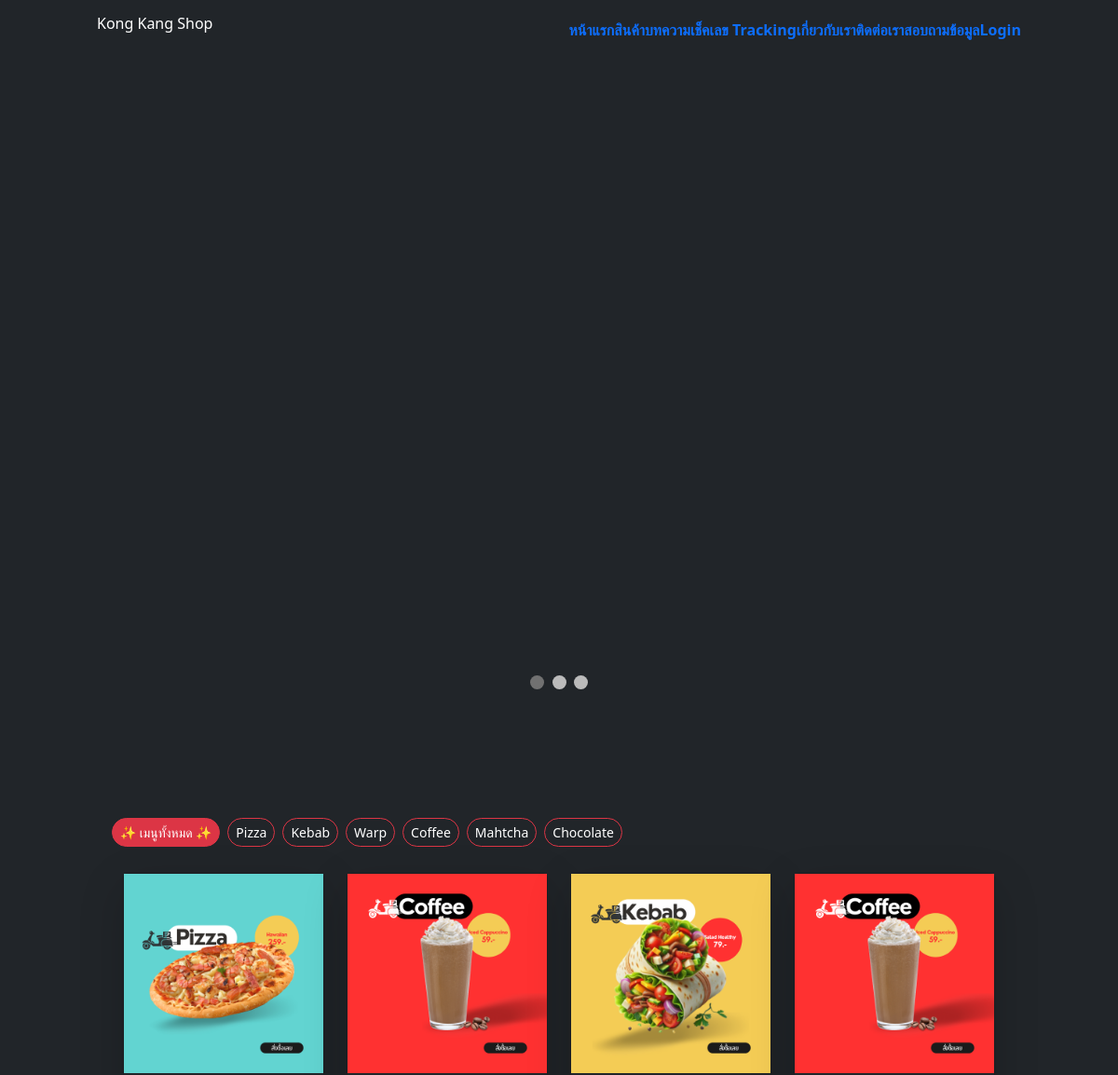
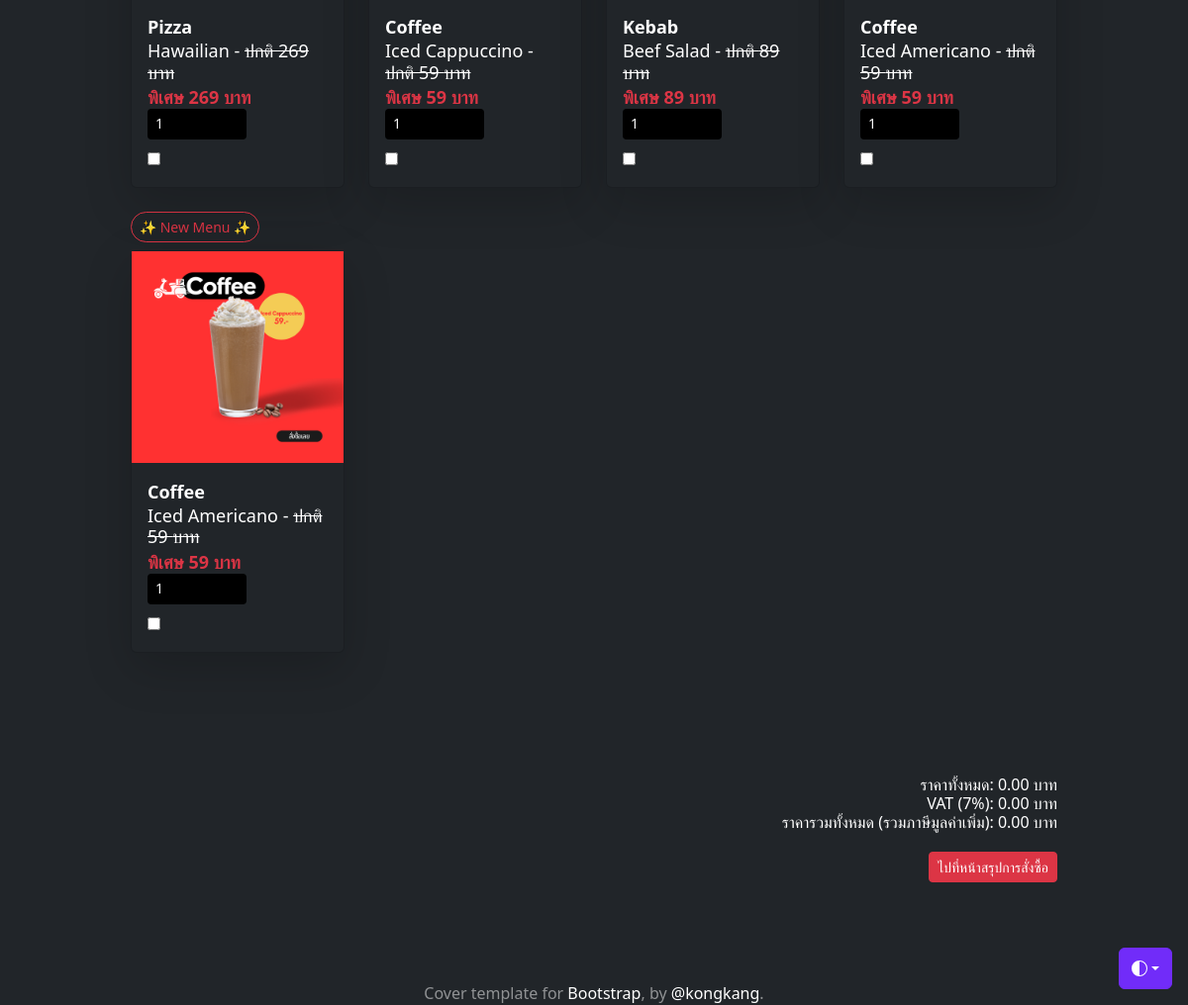
Screenshot of /pos/order/1/ with the database file from the repository (2 pictures, top to bottom).
### pos/models.py (models this page shows, shortened)
class Promotion(models.Model):
    name = models.CharField(max_length=100)
    description = models.TextField()
    discount_percentage = models.FloatField()
    start_date = models.DateField()
    end_date = models.DateField()
    images = models.ImageField(upload_to="promotions/")
    applicable_menu = models.ManyToManyField(Menu)

class Category(models.Model):
    name = models.CharField(max_length=150)
    images = models.ImageField(upload_to="category-images/")

class Menu(models.Model):
    category = models.ForeignKey(Category, on_delete=models.CASCADE)
    name = models.CharField(max_length=150)
    description = models.TextField()
    price = models.FloatField(default=0)
    quantity = models.IntegerField(default=1)
    available = models.BooleanField(default=True)
    is_new = models.BooleanField(default=False)
    is_promotion = models.BooleanField(default=False)
    images = models.ImageField(upload_to="menu-images/")
    unit = models.CharField(max_length=20, default="แก้ว")

### pos/views.py (the view, shortened to what this page needs)
# urls.py: path('order/<int:table_id>/', OrdersMenu, name='order-menu'),
def OrdersMenu(req, table_id):
    try:
        table = Table.objects.get(id=table_id)
    except Table.DoesNotExist:
        table = None
    all_category = Category.objects.all()
    all_menu = Menu.objects.all()
    new_products = Menu.objects.filter(is_new=True).order_by('-id') # pull the latest ID
    promotions = Menu.objects.filter(is_promotion=True).order_by('-id')
    current_promotions = Promotion.objects.filter(start_date__lte=now(), end_date__gte=now())
    context = {"table":table,
               "all_category": all_category,
               "all_menu": all_menu,
               "new_products": new_products,
               "promotions": promotions,
               "current_promotions": current_promotions
               }
    return render(req, "pos/order-menu.html", context)

### pos/templates/pos/order-menu.html (shortened to what this page needs)
{% extends 'myapp/base.html' %}
{% load static %}
{% block content %}
<div class="slideshow-container">
</div>
<br />
<div style="text-align: center">
  {% for promo in current_promotions %}
  <span class="dot w-3 h-3 bg-gray-300 rounded-full hover:bg-gray-500 transition duration-300"></span>
  {% endfor %}
</div>
<br />
<div style="padding-top: 100px;"></div>
<div class="col-12">
<div class="d-flex relative overflow-x-auto space-x-2 py-2">
  <button class="btn btn-outline-danger btn-sm text-white rounded-full category-button filter-btn px-2 py-1 focus:outline-none focus:ring-2 focus:ring-red-500" data-category="0">
    ✨ เมนูทั้งหมด ✨
  </button>
    {% for category in all_category %}
    <button class="btn btn-outline-danger  btn-sm text-white tab-button filter-btn content-item rounded-full px-2 py-1 focus:outline-none hover:bg-red-500" data-category="{{ category.id }}">
        {{ category.name}}
    </button>
  {% endfor %}
</div>
</div>
<div style="padding-bottom: 20px;"></div>
<div class="container">
<form method="post" enctype="multipart/form-data" id="order-form">
  <div class="row">
    {% for menu in all_menu %}
    <div class="col-md-3 course-item" data-category="{{ menu.category.id }}">
      <div class="card shadow-lg bg-dark rounded text-white">
        <div class="bg-image hover-overlay ripple" data-mdb-ripple-color="light">
        {% if menu.images %}
            <img src="{{ menu.images.url }}"  class="img-b img-fluid" loading="lazy" style="height: auto; width: 100%; object-fit: cover;"/>
        {% else %}
            <img src="{% static 'images/person.jpg' %}"  class="img-b img-fluid" loading="lazy" />
        {% endif %}
        </div>
        <div class="card-body text-left">
          <div class="column text-start">
            <span class="fa fa-tags" aria-hidden="true" style="font-size: 18px; font-weight: bold;"> {{ menu.category.name}} </span>
          </div>
          <h6 class="card-title" style="font-size: 18px;">
           {{ menu.name }} - <strike class="card-title mb-2 text-white">ปกติ {{ menu.price | floatformat:0 }} บาท</strike>
          </h6>
          <span>
            <h6 class="card-subtitle mb-2 text-danger font-weight-bold" style="font-size: 18px; font-weight: bold;">
              พิเศษ {{ menu.price | floatformat:0 }} บาท
              <input type="number" class="form-control-sm bg-black text-white menu-count" data-price="{{ menu.price }}" name="count" value="1" style="width: 100px;" required>
            </h6>
          </span>
          <input type="checkbox" class="menu-checkbox" name="menu" value="{{ menu.id }}">
        </div>
      </div>
      <br>
    </div>
    {% endfor %}
  </div>
  <div class="text-left">
    <button class="btn btn-outline-danger btn-sm text-white rounded-full category-button filter-btn px-2 py-1 focus:outline-none focus:ring-2 focus:ring-red-500 mb-2" data-category="0">
      ✨ New Menu ✨
    </button>
  </div>
  <div class="row">
    {% for product in new_products %}
    <div class="col-md-3 course-item" data-category="{{ product.category.id }}">
      <div class="card shadow-lg bg-dark rounded text-white">
        <div class="bg-image hover-overlay ripple" data-mdb-ripple-color="light">
        {% if product.images %}
            <img src="{{ product.images.url }}"  class="img-b img-fluid" loading="lazy" style="height: auto; width: 100%; object-fit: cover;"/>
        {% else %}
            <img src="{% static 'images/person.jpg' %}"  class="img-b img-fluid" loading="lazy" />
        {% endif %}
        </div>
        <div class="card-body text-left">
          <div class="column text-start">
            <span class="fa fa-tags" aria-hidden="true" style="font-size: 18px; font-weight: bold;"> {{ product.category.name}} </span>
          </div>
          <h6 class="card-title" style="font-size: 18px;">
           {{ product.name }} - <strike class="card-title mb-2 text-white">ปกติ {{ product.price | floatformat:0 }} บาท</strike>
          </h6>
          <span>
            <h6 class="card-subtitle mb-2 text-danger font-weight-bold" style="font-size: 18px; font-weight: bold;">
              พิเศษ {{ product.price | floatformat:0 }} บาท
              <input type="number" class="form-control-sm bg-black text-white menu-count" data-price="{{ product.price }}" name="count" value="1" style="width: 100px;" required>
            </h6>
          </span>
          <input type="checkbox" class="menu-checkbox" name="menu" value="{{ product.id }}">
        </div>
      </div>
      <br>
    </div>
    {% endfor %}
  </div>
  <div style="padding-top: 100px;"></div>
  <div class="text-right">
    <h4>ราคาทั้งหมด: <span id="total-price">0</span> บาท</h4>
    <h4>VAT (7%): <span id="vat">0</span> บาท</h4>
    <h4>ราคารวมทั้งหมด (รวมภาษีมูลค่าเพิ่ม): <span id="final-price">0</span> บาท</h4>
    <div style="padding-top: 20px;"></div>
    <button type="submit" class="btn btn-danger btn-sm">ไปที่หน้าสรุปการสั่งซื้อ</button>
    <div style="padding-top: 100px;"></div>
  </div>
</form>
</div>
{% endblock content %}

### myapp/templates/myapp/base.html (style rules this page uses)
.card-body { height: 100%; }

### pos/templates/pos/order-menu.html (style rules this page uses)
img { vertical-align: middle; }
.slideshow-container { position: relative; margin: auto; }
.dot { height: 15px; width: 15px; margin: 0 2px; background-color: #bbb; border-radius: 50%; display: inline-block; transition: background-color 5s ease; }
.active { background-color: #717171; }

### rows the page displays
Category: name "Pizza"
Category: name "Kebab"
Category: name "Warp"
Category: name "Coffee"
Category: name "Mahtcha"
Category: name "Chocolate"
Menu: images (picture), category.name "Pizza", name "Hawailian", price "269"
Menu: images (picture), category.name "Coffee", name "Iced Cappuccino", price "59"
Menu: images (picture), category.name "Kebab", name "Beef Salad", price "89"
Menu: images (picture), category.name "Coffee", name "Iced Americano", price "59"
